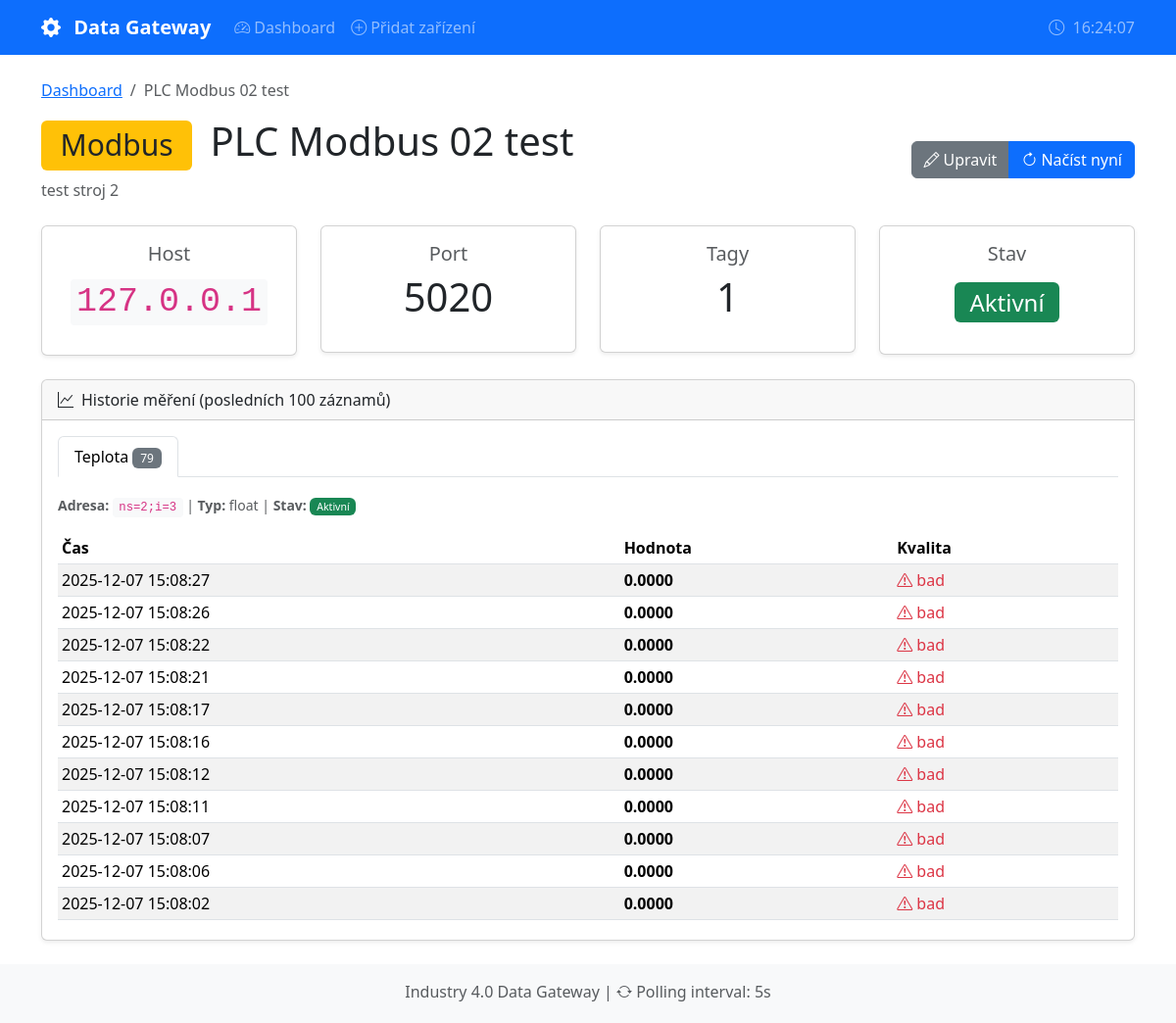
The page /device/2 on the database as committed earlier.
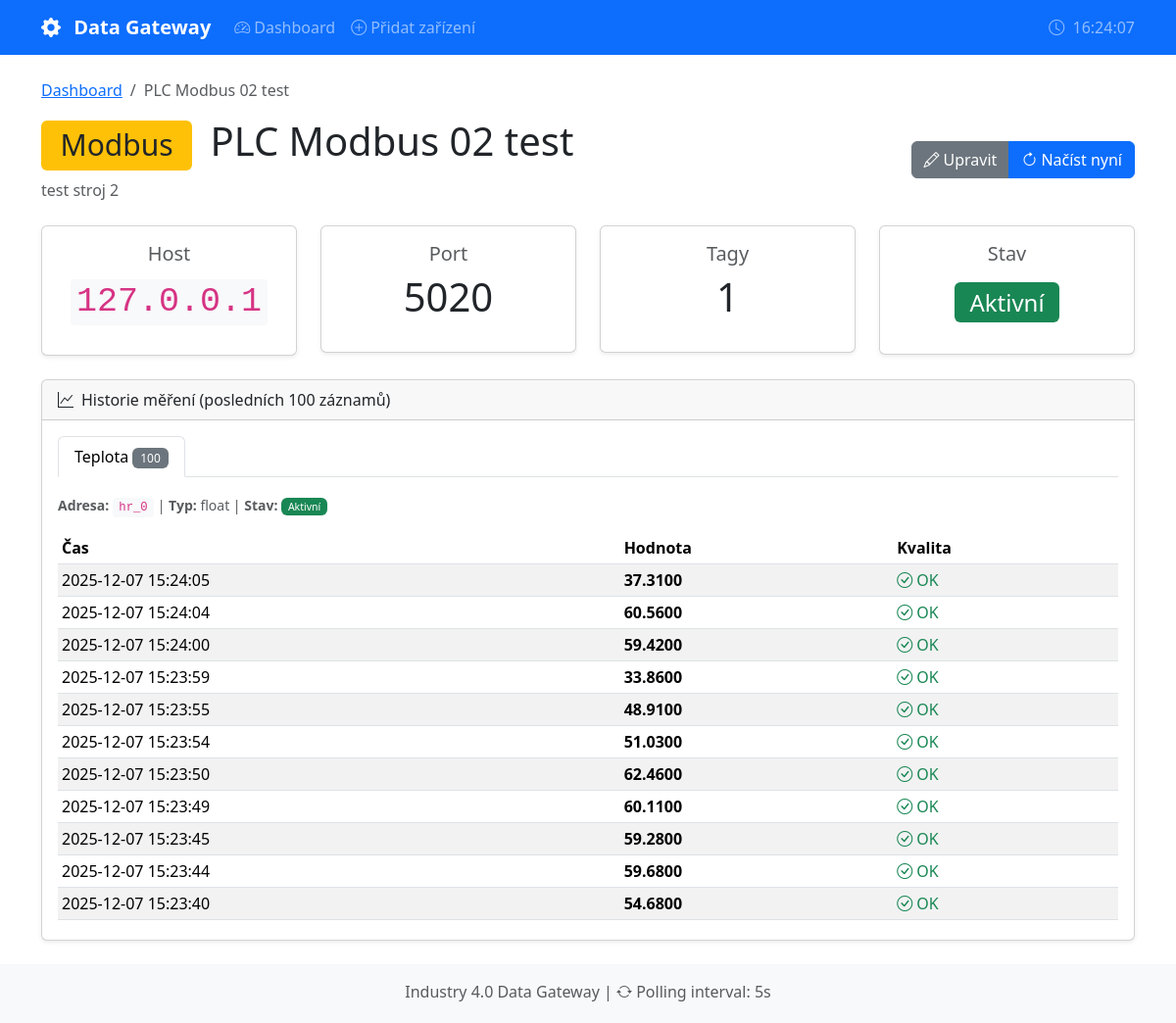
The same page on the database as committed later.
### backend/models.py (models this page shows)
class Tag(SQLModel, table=True):
    id: Optional[int] = Field(default=None, primary_key=True)
    name: str = Field(description="Např. 'Teplota_motoru', 'Stav_RUN'")
    address: str = Field(description="""
        Protokol-specifická adresa:
        - OPC UA: 'ns=2;s=Teplota' nebo 'i=2258'
        - Modbus: 'hr_0' (holding register), 'co_1' (coil),
                  'ir_0' (input register), 'di_0' (discrete input)
    """)
    data_type: str = Field(default="float", description="Datový typ: float, int, bool")
    description: Optional[str] = Field(default=None, description="Popis tagu")
    enabled: bool = Field(default=True, description="Zda je tag aktivní pro sběr")
    device_id: int = Field(foreign_key="device.id")
    device: Device = Relationship(back_populates="tags")
    measurements: List["Measurement"] = Relationship(
        back_populates="tag",
        sa_relationship_kwargs={"cascade": "all, delete-orphan"}
    )

class Measurement(SQLModel, table=True):
    id: Optional[int] = Field(default=None, primary_key=True)
    value: float = Field(description="Normalizovaná hodnota (bool: 0/1, int/float: hodnota)")
    timestamp: datetime = Field(
        default_factory=datetime.utcnow,
        description="Čas měření"
    )
    quality: str = Field(default="good", description="Kvalita měření: good, bad, uncertain")
    tag_id: int = Field(foreign_key="tag.id")
    tag: Tag = Relationship(back_populates="measurements")

### main.py (the view)
@app.get("/device/{device_id}", response_class=HTMLResponse)
async def device_detail(request: Request, device_id: int):
    with get_session() as session:
        device = session.get(Device, device_id)
        if not device:
            raise HTTPException(status_code=404, detail="Zařízení nenalezeno")
        measurements_data = []
        for tag in device.tags:
            tag_measurements = session.exec(
                select(Measurement)
                .where(Measurement.tag_id == tag.id)
                .order_by(Measurement.timestamp.desc())
                .limit(100)
            ).all()
            measurements_data.append({
                "tag": tag,
                "measurements": tag_measurements
            })
        return templates.TemplateResponse(
            "device_detail.html",
            {
                "request": request,
                "device": device,
                "measurements_data": measurements_data
            }
        )

### frontend/templates/device_detail.html (shortened to what the changed rows need)
{% extends "base.html" %}
{% block content %}
<div class="d-flex justify-content-between align-items-center mb-4">
    <div>
        <h1>
            {% if device.protocol == 'opcua' %}
            <span class="badge bg-info me-2">OPC UA</span>
            {% else %}
            <span class="badge bg-warning text-dark me-2">Modbus</span>
            {% endif %}
            {{ device.name }}
        </h1>
    </div>
</div>
{% if measurements_data %}
<div class="card">
    <div class="card-body">
        <ul class="nav nav-tabs" id="tagTabs" role="tablist">
            {% for data in measurements_data %}
            <li class="nav-item" role="presentation">
                <button class="nav-link {% if loop.first %}active{% endif %}"
                        id="tab-{{ data.tag.id }}"
                        data-bs-toggle="tab"
                        data-bs-target="#content-{{ data.tag.id }}"
                        type="button" role="tab">
                    {{ data.tag.name }}
                    <span class="badge bg-secondary">{{ data.measurements|length }}</span>
                </button>
            </li>
            {% endfor %}
        </ul>
        <div class="tab-content mt-3" id="tagTabsContent">
            {% for data in measurements_data %}
            <div class="tab-pane fade {% if loop.first %}show active{% endif %}"
                 id="content-{{ data.tag.id }}" role="tabpanel">
                <div class="mb-3">
                    <small class="text-muted">
                        <strong>Adresa:</strong> <code>{{ data.tag.address }}</code> |
                        <strong>Typ:</strong> {{ data.tag.data_type }} |
                        <strong>Stav:</strong>
                        {% if data.tag.enabled %}
                        <span class="badge bg-success">Aktivní</span>
                        {% else %}
                        <span class="badge bg-secondary">Neaktivní</span>
                        {% endif %}
                    </small>
                </div>
                {% if data.measurements %}
                <div class="table-responsive" style="max-height: 400px; overflow-y: auto;">
                    <table class="table table-sm table-striped">
                        <thead class="sticky-top bg-white">
                            <tr>
                                <th>Čas</th>
                                <th>Hodnota</th>
                                <th>Kvalita</th>
                            </tr>
                        </thead>
                        <tbody>
                            {% for m in data.measurements %}
                            <tr>
                                <td>{{ m.timestamp.strftime('%Y-%m-%d %H:%M:%S') }}</td>
                                <td>
                                    {% if data.tag.data_type == 'bool' %}
                                        {% if m.value == 1.0 %}
                                        <span class="badge bg-success">ON</span>
                                        {% else %}
                                        <span class="badge bg-danger">OFF</span>
                                        {% endif %}
                                    {% else %}
                                        <strong>{{ "%.4f"|format(m.value) }}</strong>
                                    {% endif %}
                                </td>
                                <td>
                                    {% if m.quality == 'good' %}
                                    <span class="text-success"><i class="bi bi-check-circle"></i> OK</span>
                                    {% else %}
                                    <span class="text-danger"><i class="bi bi-exclamation-triangle"></i> {{ m.quality }}</span>
                                    {% endif %}
                                </td>
                            </tr>
                            {% endfor %}
                        </tbody>
                    </table>
                </div>
                {% else %}
                <p class="text-muted">Zatím žádná měření pro tento tag.</p>
                {% endif %}
            </div>
            {% endfor %}
        </div>
    </div>
</div>
{% else %}
<div class="alert alert-info">
    <i class="bi bi-info-circle me-2"></i>
    Toto zařízení nemá definované žádné tagy.
    <a href="/device/{{ device.id }}/edit" class="alert-link">Přidejte tagy</a> pro sběr dat.
</div>
{% endif %}
{% endblock %}

Rows that differ between the two databases and show on the page:
no longer on this page (row edited): Measurement: timestamp "2025-12-07 15:08:27", value "0.0000", quality "bad", shown under "ns=2;i=3"
no longer on this page (row edited): Measurement: timestamp "2025-12-07 15:08:26", value "0.0000", quality "bad", shown under "ns=2;i=3"
no longer on this page (row edited): Measurement: timestamp "2025-12-07 15:08:22", value "0.0000", quality "bad", shown under "ns=2;i=3"
no longer on this page (row edited): Measurement: timestamp "2025-12-07 15:08:21", value "0.0000", quality "bad", shown under "ns=2;i=3"
no longer on this page (row edited): Measurement: timestamp "2025-12-07 15:08:17", value "0.0000", quality "bad", shown under "ns=2;i=3"
no longer on this page (row edited): Measurement: timestamp "2025-12-07 15:08:16", value "0.0000", quality "bad", shown under "ns=2;i=3"
no longer on this page (row edited): Measurement: timestamp "2025-12-07 15:08:12", value "0.0000", quality "bad", shown under "ns=2;i=3"
no longer on this page (row edited): Measurement: timestamp "2025-12-07 15:08:11", value "0.0000", quality "bad", shown under "ns=2;i=3"
no longer on this page (row edited): Measurement: timestamp "2025-12-07 15:08:07", value "0.0000", quality "bad", shown under "ns=2;i=3"
no longer on this page (row edited): Measurement: timestamp "2025-12-07 15:08:06", value "0.0000", quality "bad", shown under "ns=2;i=3"
no longer on this page (row edited): Measurement: timestamp "2025-12-07 15:08:02", value "0.0000", quality "bad", shown under "ns=2;i=3"
added Measurement: timestamp "2025-12-07 15:24:05", value "37.3100", quality "good" (drawn), shown under "hr_0"
added Measurement: timestamp "2025-12-07 15:24:04", value "60.5600", quality "good" (drawn), shown under "hr_0"
added Measurement: timestamp "2025-12-07 15:24:00", value "59.4200", quality "good" (drawn), shown under "hr_0"
added Measurement: timestamp "2025-12-07 15:23:59", value "33.8600", quality "good" (drawn), shown under "hr_0"
added Measurement: timestamp "2025-12-07 15:23:55", value "48.9100", quality "good" (drawn), shown under "hr_0"
added Measurement: timestamp "2025-12-07 15:23:54", value "51.0300", quality "good" (drawn), shown under "hr_0"
added Measurement: timestamp "2025-12-07 15:23:50", value "62.4600", quality "good" (drawn), shown under "hr_0"
added Measurement: timestamp "2025-12-07 15:23:49", value "60.1100", quality "good" (drawn), shown under "hr_0"
added Measurement: timestamp "2025-12-07 15:23:45", value "59.2800", quality "good" (drawn), shown under "hr_0"
added Measurement: timestamp "2025-12-07 15:23:44", value "59.6800", quality "good" (drawn), shown under "hr_0"
added Measurement: timestamp "2025-12-07 15:23:40", value "54.6800", quality "good" (drawn), shown under "hr_0"
Other text that changed with them:
new list line: "Teplota"
new list line: "100"
new list line: "Adresa: | Typ: | Stav: Aktivní Čas Hodnota Kvalita"
new list line: "hr_0 float"
list line gone: "Teplota"
list line gone: "79"
list line gone: "Adresa: | Typ: | Stav: Aktivní Čas Hodnota Kvalita"
list line gone: "ns=2;i=3 float"
